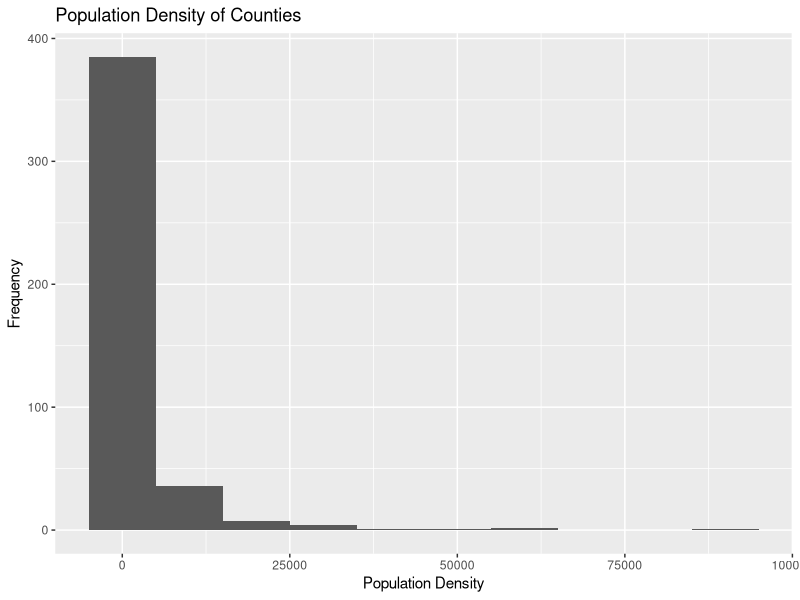
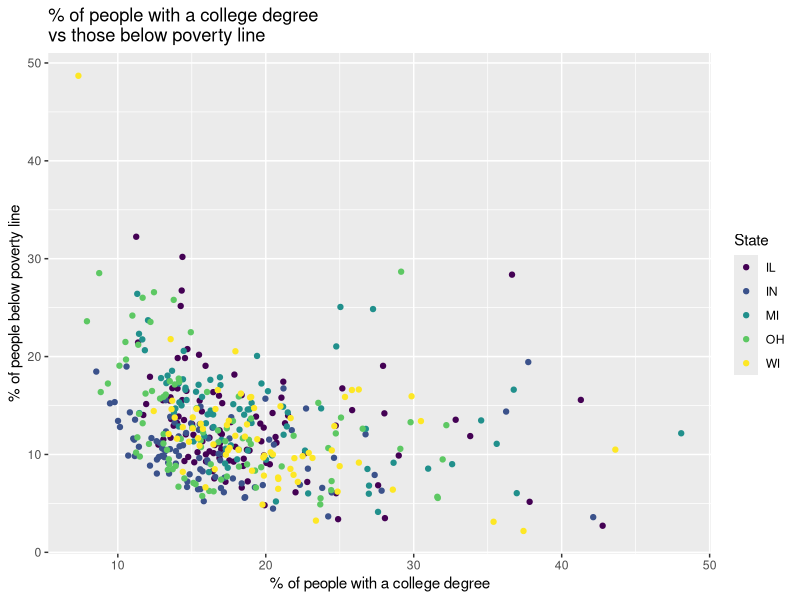
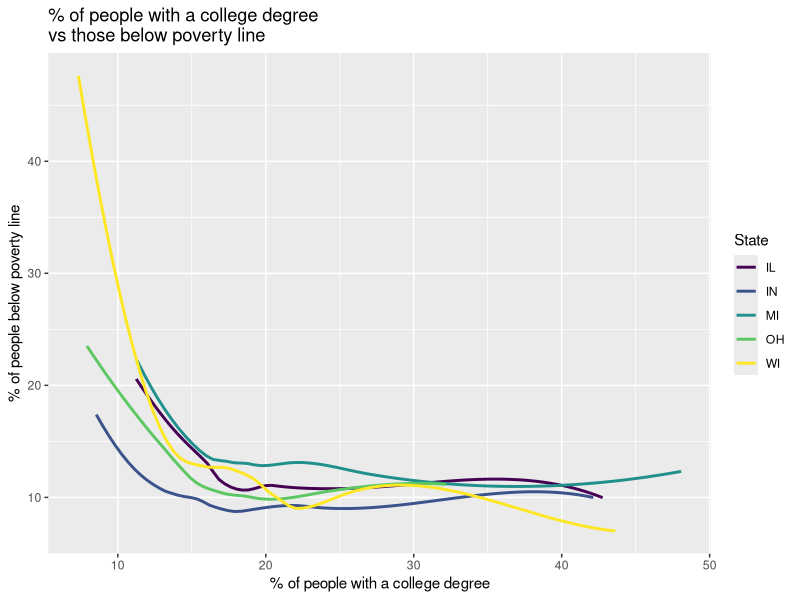
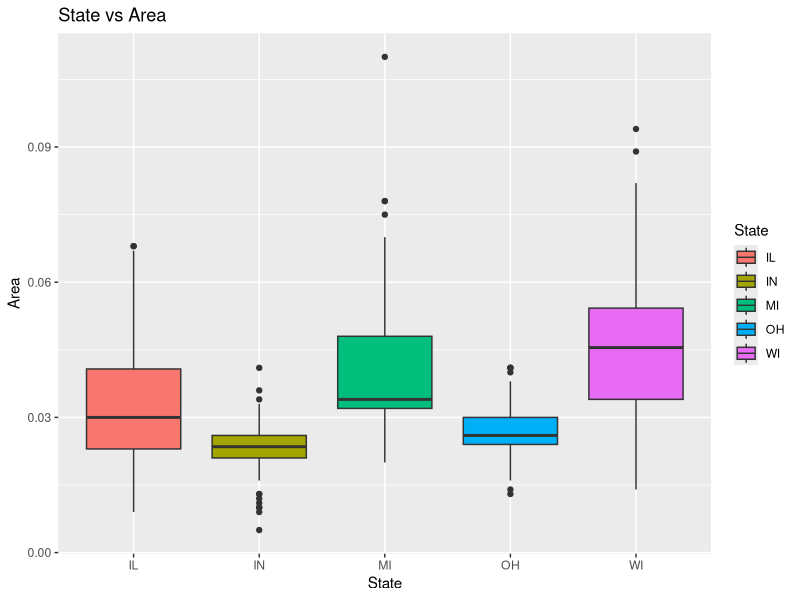
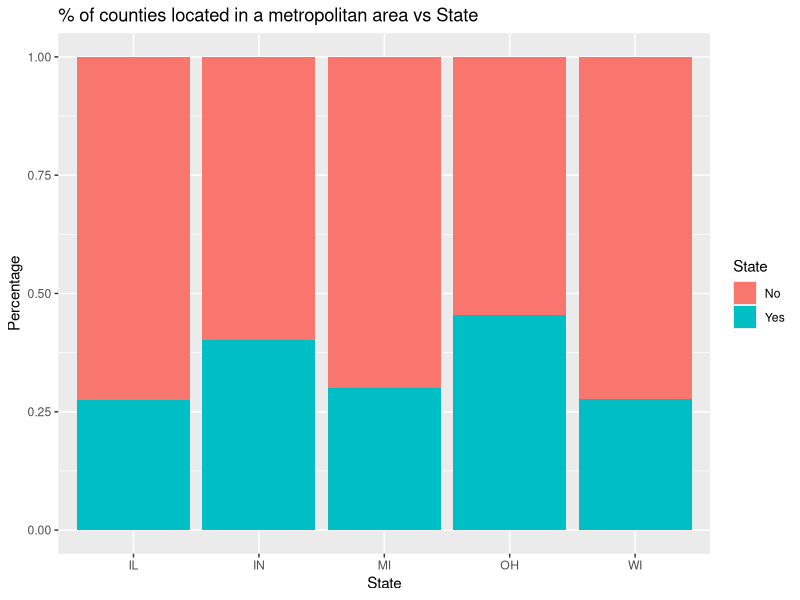
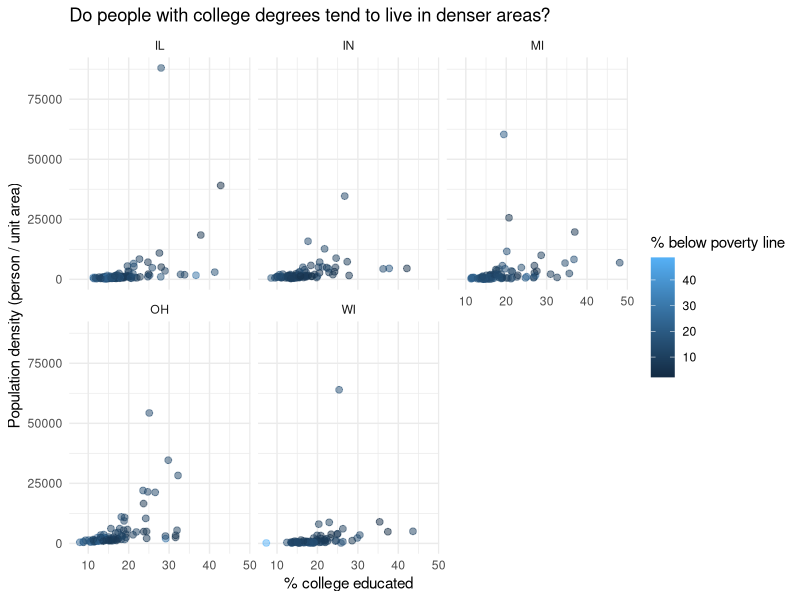

Write the R code that produced these figures, in order.
## ---- chunk 1
#| label: load-packages
#| message: false

library(tidyverse)
library(viridis)
## ---- chunk 2
#| label: Exercise-1-histogram

ggplot(midwest,
       aes(x = popdensity)) +
  geom_histogram(binwidth = 10000) +
  labs(
    x = "Population Density",
    y = "Frequency",
    title = "Population Density of Counties"
  )
## ---- chunk 3
#| label: Exercise-2-scatterplot

ggplot(midwest,
       aes(x = percollege, y = percbelowpoverty, color = state)) +
  geom_point() +
  labs(
    x = "% of people with a college degree",
    y = "% of people below poverty line",
    title = "% of people with a college degree \nvs those below poverty line",
    color = "State"
  ) +
  scale_color_viridis_d()
## ---- chunk 4
#| label: Exercise-4-curve

ggplot(midwest,
       aes(x = percollege, y = percbelowpoverty, color = state)) +
  geom_smooth(se = FALSE) +
  labs(
    x = "% of people with a college degree",
    y = "% of people below poverty line",
    title = "% of people with a college degree \nvs those below poverty line",
    color = "State"
  ) +
  scale_color_viridis_d() 
  # can also work as scale_color_viridis(discrete = TRUE)
## ---- chunk 5
#| label: Exercise-5-boxplot

ggplot(midwest,
       aes(x = state, y = area, fill = state)) +
  geom_boxplot() +
  labs(
    x = "State",
    y = "Area",
    title = "State vs Area",
    fill = "State"
  ) 

## ---- chunk 6
#| label: Exercise-6-segmented-bar-chart

midwest <- midwest |>
  mutate(metro = if_else(inmetro == 1, "Yes", "No"))
ggplot(midwest,
       aes(x = state, fill = metro)) +
  geom_bar(position = "fill") +
labs(
    x = "State",
    y = "Percentage",
    title = "% of counties located in a metropolitan area vs State",
    fill = "State"
  ) 
## ---- chunk 7
#| label: Exercise-7-faceted_scatterplot

ggplot(midwest,
       aes(x = percollege, y = popdensity, color = percbelowpoverty)) +
  geom_point(size = 2, alpha = 0.5) +
  facet_wrap(~ state) +
  labs(
    x = "% college educated",
    y = "Population density (person / unit area)",
    title = "Do people with college degrees tend to live in denser areas?",
    color = "% below poverty line"
  ) +
  theme_minimal()
